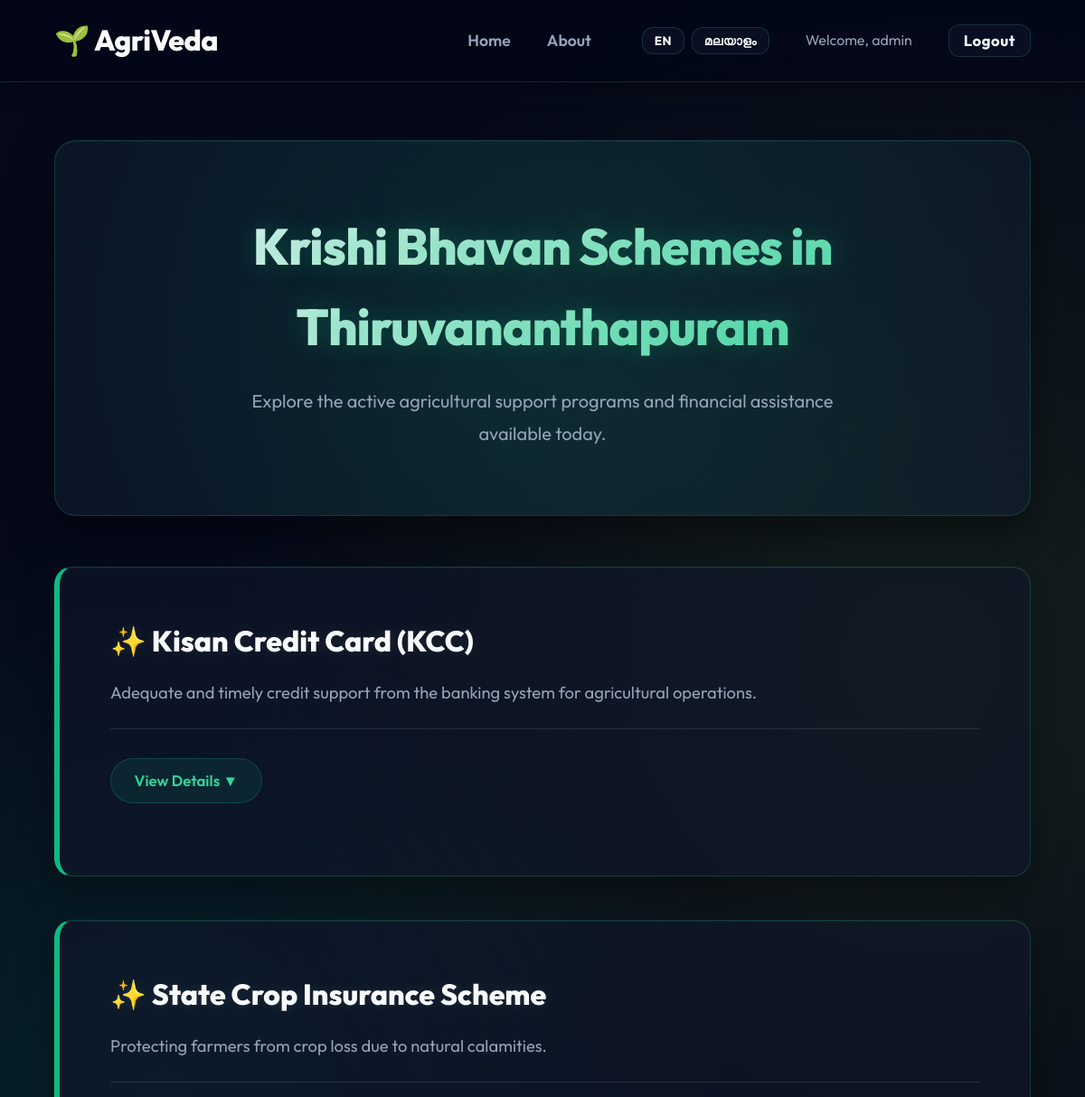
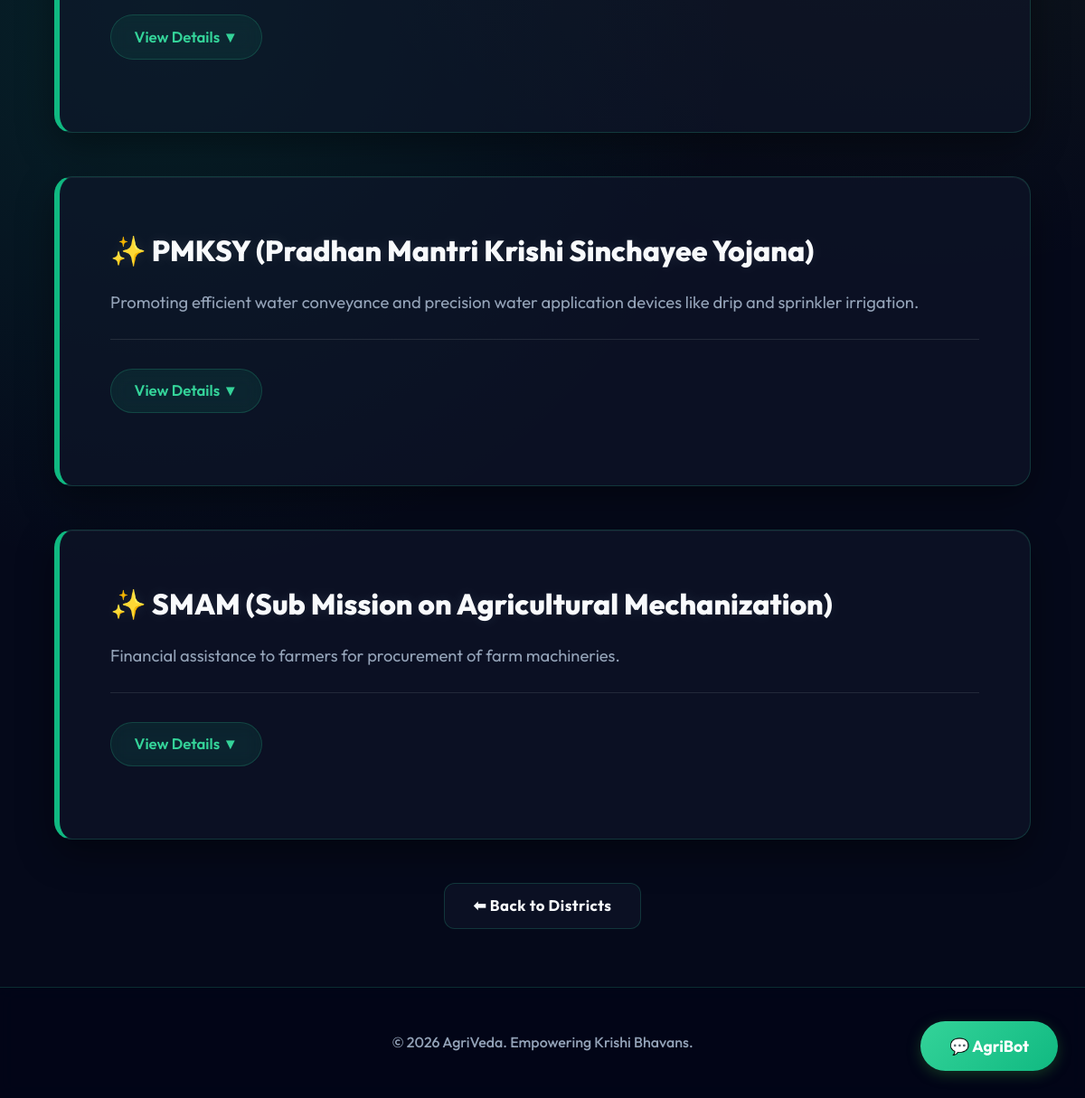
The app's page /district/Thiruvananthapuram/ (signed in) with its own data (2 pictures, top to bottom).
### myapp/models.py (models this page shows, shortened)
class Scheme(models.Model):
    district = models.CharField(
        max_length=50,
        choices=KERALA_DISTRICTS_CHOICES,
        default='Thiruvananthapuram',
        help_text="The district this scheme belongs to."
    )
    title = models.CharField(max_length=255)
    description = models.TextField()
    eligibility = models.TextField()
    benefits = models.TextField()
    documents = models.TextField(help_text="Enter required documents separated by commas (e.g. Aadhaar Card, Bank Passbook)")
    procedures = models.TextField()
    created_at = models.DateTimeField(auto_now_add=True)
    updated_at = models.DateTimeField(auto_now=True)
    @property
    def documents_list(self):
        return [doc.strip() for doc in self.documents.split(',') if doc.strip()]

### myapp/views.py (the view)
# urls.py: path('district/<str:district_name>/', views.district_schemes, name='district_schemes'),
@login_required
def district_schemes(request: HttpRequest, district_name: str) -> HttpResponse:
    schemes = Scheme.objects.filter(district=district_name).order_by('-created_at')
    context = {
        'district_name': district_name,
        'schemes': schemes
    }
    return render(request, 'myapp/district_schemes.html', context)

### myapp/templates/myapp/district_schemes.html (shortened to what this page needs)
{% extends 'myapp/base.html' %}
{% block content %}
<div class="schemes-header">
    <h1>Krishi Bhavan Schemes in {{ district_name }}</h1>
    <p>Explore the active agricultural support programs and financial assistance available today.</p>
</div>
<div class="schemes-list">
    {% for scheme in schemes %}
    <div class="scheme-card">
        <h3>✨ {{ scheme.title }}</h3>
        <p class="description">{{ scheme.description }}</p>
        <button class="toggle-btn" onclick="toggleDetails(this)">View Details ▼</button>
    </div>
    {% empty %}
    <p>No schemes currently active for this district.</p>
    {% endfor %}
</div>
<div style="margin-top: 3rem; text-align: center;">
    <a href="{% url 'home' %}" class="btn btn-outline">⬅ Back to Districts</a>
</div>
{% endblock %}

### myapp/templates/myapp/base.html (shortened to what this page needs)
<!DOCTYPE html>
<html lang="en">
<head>
</head>
<body>
    <nav class="navbar">
        <a href="{% url 'home' %}" class="navbar-brand">
            🌱 AgriVeda
        </a>
        <div class="nav-links">
            <a href="{% url 'home' %}">Home</a>
            <a href="{% url 'about' %}">About</a>
            <div class="notranslate" translate="no" style="margin-left: 1rem; display: flex; gap: 0.5rem; align-items: center;">
                <button class="btn btn-outline" style="padding: 0.3rem 0.8rem; font-size: 0.85rem;" onclick="doGTranslate('en|en'); return false;">EN</button>
                <button class="btn btn-outline" style="padding: 0.3rem 0.8rem; font-size: 0.85rem;" onclick="doGTranslate('en|ml'); return false;">മലയാളം</button>
            </div>
            {% if user.is_authenticated %}
                <span style="color: var(--text-muted)">Welcome, {{ user.username }}</span>
                <form action="{% url 'logout' %}" method="post" style="display:inline;">
                    <button type="submit" class="btn btn-outline" style="padding: 0.4rem 1rem">Logout</button>
                </form>
            {% else %}
                <a href="{% url 'login' %}" class="btn btn-outline">Login</a>
                <a href="{% url 'register' %}" class="btn btn-primary">Register</a>
            {% endif %}
        </div>
    </nav>
    <main>
        {% block content %}
        {% endblock %}
    </main>
    <footer>
        <p>&copy; 2026 AgriVeda. Empowering Krishi Bhavans.</p>
    </footer>
    <button class="chat-btn" onclick="toggleChatbot()">💬 AgriBot</button>
</body>
</html>

### myapp/templates/myapp/base.html (style rules this page uses)
:root { --primary-color: #10b981; --primary-light: #34d399; --primary-dark: #059669; --accent-color: #a3e635; --bg-dark: #020617; --bg-grad-1: #0f172a; --bg-grad-2: #022c22; --surface-color: rgba(15, 23, 42, 0.6); --border-glass: rgba(52, 211, 153, 0.2); --border-glass-hover: rgba(52, 211, 153, 0.5); --text-main: #f8fafc; --text-muted: #94a3b8; --danger-color: #ef4444; --transition: all 0.4s cubic-bezier(0.25, 1, 0.5, 1); }
* { box-sizing: border-box; margin: 0; padding: 0; font-family: 'Outfit', sans-serif; scroll-behavior: smooth; }
body { background-color: var(--bg-dark); background-image: radial-gradient(circle at 15% 50%, rgba(16, 185, 129, 0.15), transparent 40%), radial-gradient(circle at 85% 30%, rgba(163, 230, 53, 0.1), transparent 40%); color: var(--text-main); line-height: 1.6; min-height: 100vh; display: flex; flex-direction: column; overflow-x: hidden; }
body::before { content: ''; position: fixed; top: 0; left: 0; width: 100%; height: 100%; opacity: 0.3; pointer-events: none; z-index: -1; }
.navbar { background: rgba(2, 6, 23, 0.7); backdrop-filter: blur(20px); -webkit-backdrop-filter: blur(20px); padding: 1.2rem 5%; box-shadow: 0 4px 30px rgba(0, 0, 0, 0.5); border-bottom: 1px solid var(--border-glass); position: sticky; top: 0; z-index: 1000; display: flex; justify-content: space-between; align-items: center; transition: var(--transition); }
.navbar-brand { font-size: 2rem; font-weight: 800; color: var(--text-main); text-decoration: none; display: flex; align-items: center; gap: 12px; letter-spacing: -0.5px; transition: var(--transition); }
.nav-links { display: flex; gap: 2.5rem; align-items: center; }
.nav-links a { text-decoration: none; color: var(--text-muted); font-weight: 600; font-size: 1.1rem; position: relative; transition: var(--transition); padding: 0.5rem 0; }
.nav-links a::after { content: ''; position: absolute; left: 50%; bottom: 0; width: 0; height: 2px; background: var(--primary-light); transition: var(--transition); border-radius: 2px; transform: translateX(-50%); box-shadow: 0 0 10px var(--primary-light); }
.btn { padding: 0.7rem 2rem; border-radius: 12px; font-weight: 700; text-decoration: none; transition: var(--transition); border: none; cursor: pointer; display: inline-flex; align-items: center; justify-content: center; gap: 0.5rem; position: relative; overflow: hidden; z-index: 1; letter-spacing: 0.5px; font-size: 1.05rem; }
.btn-outline { border: 1px solid var(--border-glass); color: var(--text-main) !important; background: var(--surface-color); backdrop-filter: blur(10px); }
.nav-links .btn::after { display: none; }
main { flex: 1; padding: 4rem 5%; max-width: 1200px; margin: 0 auto; width: 100%; animation: slideUpFade 0.8s cubic-bezier(0.16, 1, 0.3, 1) forwards; }
footer { background: rgba(2, 6, 23, 0.8); backdrop-filter: blur(10px); text-align: center; padding: 3rem; margin-top: auto; border-top: 1px solid var(--border-glass); color: var(--text-muted); font-weight: 500; }
.chat-btn { position: fixed; bottom: 30px; right: 30px; background: linear-gradient(135deg, var(--primary-light), var(--primary-color)); color: white; border: none; border-radius: 50px; padding: 1rem 2rem; font-size: 1.1rem; font-weight: bold; box-shadow: 0 4px 15px rgba(46, 125, 50, 0.4); cursor: pointer; z-index: 1001; transition: var(--transition); }
body { top: 0px !important; position: static !important; }

### records on screen
Scheme: title "Kisan Credit Card (KCC)", description "Adequate and timely credit support from the banking system for agricultural operations."
Scheme: title "State Crop Insurance Scheme", description "Protecting farmers from crop loss due to natural calamities."
Scheme: title "PMKSY (Pradhan Mantri Krishi Sinchayee Yojana)", description "Promoting efficient water conveyance and precision water application devices like drip and sprinkler irrigation."
Scheme: title "SMAM (Sub Mission on Agricultural Mechanization)", description "Financial assistance to farmers for procurement of farm machineries."

### other values on screen
{{ user.username }} "admin"
{{ district_name }} "Thiruvananthapuram"
